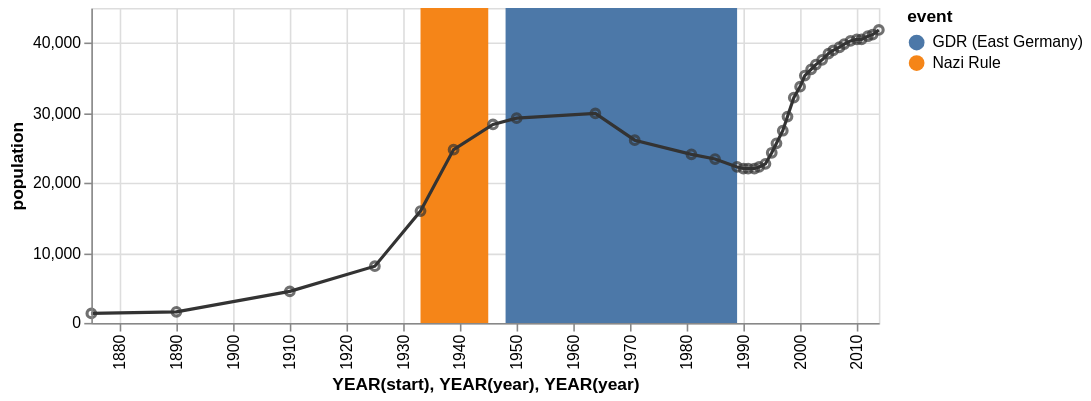

Vega-Lite specification stored for this chart:
### Vega specification from a JSON file in a GitHub repository (floating-point values rounded to 4 significant figures)
{"$schema": "https://vega.github.io/schema/vega/v3.0.json", "description": "The population of the German city of Falkensee over time", "autosize": "pad", "padding": 5, "style": "cell", "data": [{"name": "source_0", "values": [{"year": "1875", "population": 1309}, {"year": "1890", "population": 1558}, {"year": "1910", "population": 4512}, {"year": "1925", "population": 8180}, {"year": "1933", "population": 15915}, {"year": "1939", "population": 24824}, {"year": "1946", "population": 28275}, {"year": "1950", "population": 29189}, {"year": "1964", "population": 29881}, {"year": "1971", "population": 26007}, {"year": "1981", "population": 24029}, {"year": "1985", "population": 23340}, {"year": "1989", "population": 22307}, {"year": "1990", "population": 22087}, {"year": "1991", "population": 22139}, {"year": "1992", "population": 22105}, {"year": "1993", "population": 22242}, {"year": "1994", "population": 22801}, {"year": "1995", "population": 24273}, {"year": "1996", "population": 25640}, {"year": "1997", "population": 27393}, {"year": "1998", "population": 29505}, {"year": "1999", "population": 32124}, {"year": "2000", "population": 33791}, {"year": "2001", "population": 35297}, {"year": "2002", "population": 36179}, {"year": "2003", "population": 36829}, {"year": "2004", "population": 37493}, {"year": "2005", "population": 38376}, {"year": "2006", "population": 39008}, {"year": "2007", "population": 39366}, {"year": "2008", "population": 39821}, {"year": "2009", "population": 40179}, {"year": "2010", "population": 40511}, {"year": "2011", "population": 40465}, {"year": "2012", "population": 40905}, {"year": "2013", "population": 41258}, {"year": "2014", "population": 41777}]}, {"name": "source_1", "values": [{"start": "1933", "end": "1945", "event": "Nazi Rule"}, {"start": "1948", "end": "1989", "event": "GDR (East Germany)"}]}, {"name": "data_0", "source": "source_0", "transform": [{"type": "formula", "expr": "timeParse(datum[\"year\"],'%Y')", "as": "year"}]}, {"name": "data_1", "source": "data_0", "transform": [{"type": "formula", "expr": "toDate(datum[\"year\"])", "as": "year"}, {"type": "formula", "expr": "toNumber(datum[\"population\"])", "as": "population"}, {"type": "filter", "expr": "datum[\"year\"] !== null && !isNaN(datum[\"year\"]) && datum[\"population\"] !== null && !isNaN(datum[\"population\"])"}, {"type": "formula", "as": "year_year", "expr": "datetime(year(datum[\"year\"]), 0, 1, 0, 0, 0, 0)"}]}, {"name": "data_2", "source": "data_0", "transform": [{"type": "formula", "expr": "toDate(datum[\"year\"])", "as": "year"}, {"type": "formula", "expr": "toNumber(datum[\"population\"])", "as": "population"}, {"type": "filter", "expr": "datum[\"year\"] !== null && !isNaN(datum[\"year\"]) && datum[\"population\"] !== null && !isNaN(datum[\"population\"])"}, {"type": "formula", "as": "year_year", "expr": "datetime(year(datum[\"year\"]), 0, 1, 0, 0, 0, 0)"}]}, {"name": "data_3", "source": "source_1", "transform": [{"type": "formula", "expr": "timeParse(datum[\"start\"],'%Y')", "as": "start"}, {"type": "formula", "expr": "timeParse(datum[\"end\"],'%Y')", "as": "end"}, {"type": "filter", "expr": "datum[\"start\"] !== null && !isNaN(datum[\"start\"])"}, {"type": "formula", "as": "year_start", "expr": "datetime(year(datum[\"start\"]), 0, 1, 0, 0, 0, 0)"}, {"type": "formula", "as": "year_end", "expr": "datetime(year(datum[\"end\"]), 0, 1, 0, 0, 0, 0)"}]}], "signals": [{"name": "width", "update": "500"}, {"name": "height", "update": "200"}], "marks": [{"name": "layer_0_marks", "type": "rect", "style": ["rect"], "from": {"data": "data_3"}, "encode": {"update": {"x": {"scale": "x", "field": "year_start"}, "x2": {"scale": "x", "field": "year_end"}, "y": {"value": 0}, "y2": {"field": {"group": "height"}}, "fill": {"scale": "color", "field": "event"}}}}, {"name": "layer_1_marks", "type": "line", "style": ["line"], "sort": {"field": "datum[\"year_year\"]", "order": "descending"}, "from": {"data": "data_1"}, "encode": {"update": {"x": {"scale": "x", "field": "year_year"}, "y": {"scale": "y", "field": "population"}, "stroke": {"value": "#333"}}}}, {"name": "layer_2_marks", "type": "symbol", "style": ["point"], "from": {"data": "data_2"}, "encode": {"update": {"x": {"scale": "x", "field": "year_year"}, "y": {"scale": "y", "field": "population"}, "stroke": {"value": "#333"}, "fill": {"value": "transparent"}, "opacity": {"value": 0.7}}}}], "scales": [{"name": "x", "type": "time", "domain": {"fields": [{"data": "data_3", "field": "year_start"}, {"data": "data_3", "field": "year_end"}, {"data": "data_1", "field": "year_year"}, {"data": "data_2", "field": "year_year"}], "sort": true}, "range": [0, {"signal": "width"}], "round": true, "nice": "year"}, {"name": "color", "type": "ordinal", "domain": {"data": "data_3", "field": "event", "sort": true}, "range": "category"}, {"name": "y", "type": "linear", "domain": {"fields": [{"data": "data_1", "field": "population"}, {"data": "data_2", "field": "population"}], "sort": true}, "range": [{"signal": "height"}, 0], "round": true, "nice": true, "zero": true}], "axes": [{"scale": "x", "labelOverlap": true, "orient": "bottom", "tickCount": {"signal": "ceil(width/40)"}, "title": "YEAR(start), YEAR(year), YEAR(year)", "zindex": 1, "encode": {"labels": {"update": {"text": {"signal": "timeFormat(datum.value, '%Y')"}, "angle": {"value": 270}, "align": {"value": "right"}, "baseline": {"value": "middle"}}}}}, {"scale": "x", "domain": false, "grid": true, "labels": false, "maxExtent": 0, "minExtent": 0, "orient": "bottom", "tickCount": {"signal": "ceil(width/40)"}, "ticks": false, "zindex": 0, "gridScale": "y"}, {"scale": "y", "labelOverlap": true, "orient": "left", "tickCount": {"signal": "ceil(height/40)"}, "title": "population", "zindex": 1}, {"scale": "y", "domain": false, "grid": true, "labels": false, "maxExtent": 0, "minExtent": 0, "orient": "left", "tickCount": {"signal": "ceil(height/40)"}, "ticks": false, "zindex": 0, "gridScale": "x"}], "legends": [{"fill": "color", "title": "event"}], "config": {"axis": {"domainColor": "#888", "tickColor": "#888"}, "axisY": {"minExtent": 30}}}
